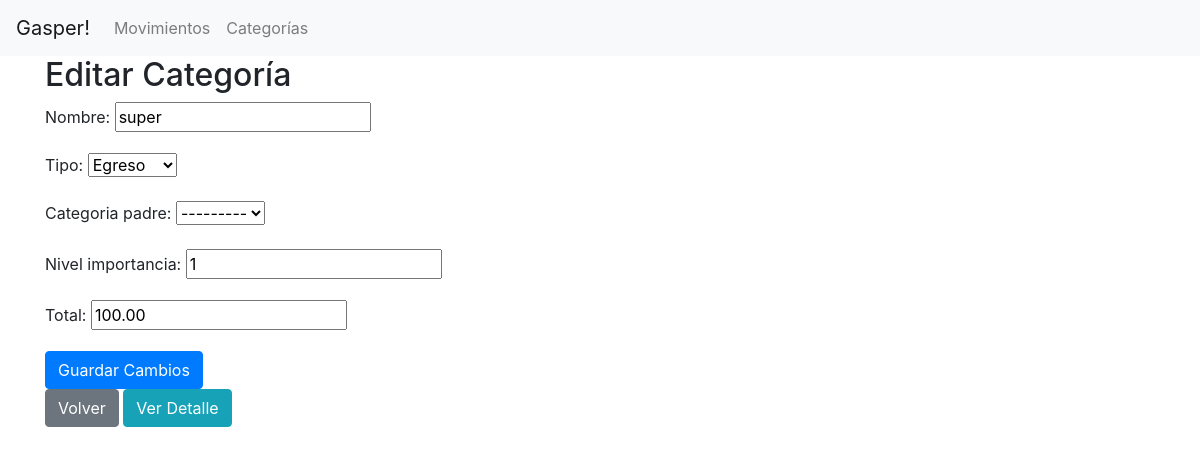
Before: /app/categorias/editar/1/ with the older database file.
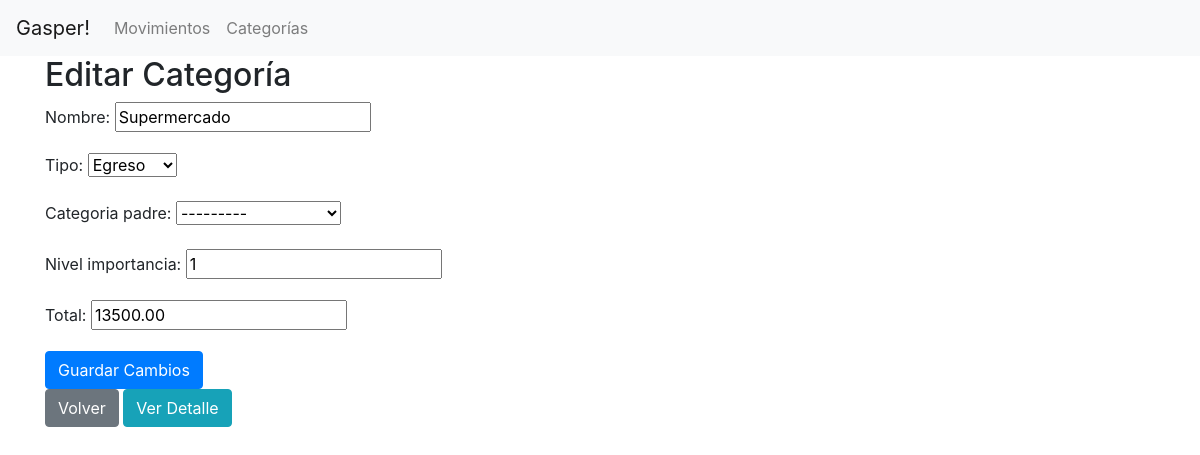
After: the same page with the newer database file.
### app/models.py (models this page shows, shortened)
class Categoria(models.Model):
    INGRESO = "I"
    EGRESO = "E"
    TIPO_CHOICES = [
        (INGRESO, "Ingreso"),
        (EGRESO, "Egreso"),
    ]
    nombre = models.CharField(max_length=100)
    tipo = models.CharField(max_length=1, choices=TIPO_CHOICES)
    categoria_padre = models.ForeignKey(
        "self", null=True, blank=True, on_delete=models.CASCADE
    )
    nivel_importancia = models.IntegerField(default=1)
    total = models.DecimalField(max_digits=10, decimal_places=2, default=0.00)
    def __str__(self):
        return self.nombre

### app/views.py (the view)
class EditarCategoriaView(UpdateView):
    model = Categoria
    form_class = CategoriaForm
    template_name = "app/editar_categoria.html"
    success_url = reverse_lazy("app:ver_categorias")

### app/forms.py
class CategoriaForm(forms.ModelForm):
    class Meta:
        model = Categoria
        fields = '__all__'

### app/templates/app/editar_categoria.html
{% extends "app/base.html" %} {% block content %}
<h2>Editar Categoría</h2>
<form method="post">
  {% csrf_token %} {{ form.as_p }}
  <button type="submit" class="btn btn-primary">Guardar Cambios</button>
</form>
<a href="{% url 'app:ver_categorias' %}" class="btn btn-secondary">Volver</a>
<a href="{% url 'app:detalle_categoria' object.pk %}" class="btn btn-info"
  >Ver Detalle</a
>
{% endblock %}

Changed rows visible on the page:
changed Categoria "Egreso": nombre "super" → "Supermercado"; total "100.00" → "13500.00"
